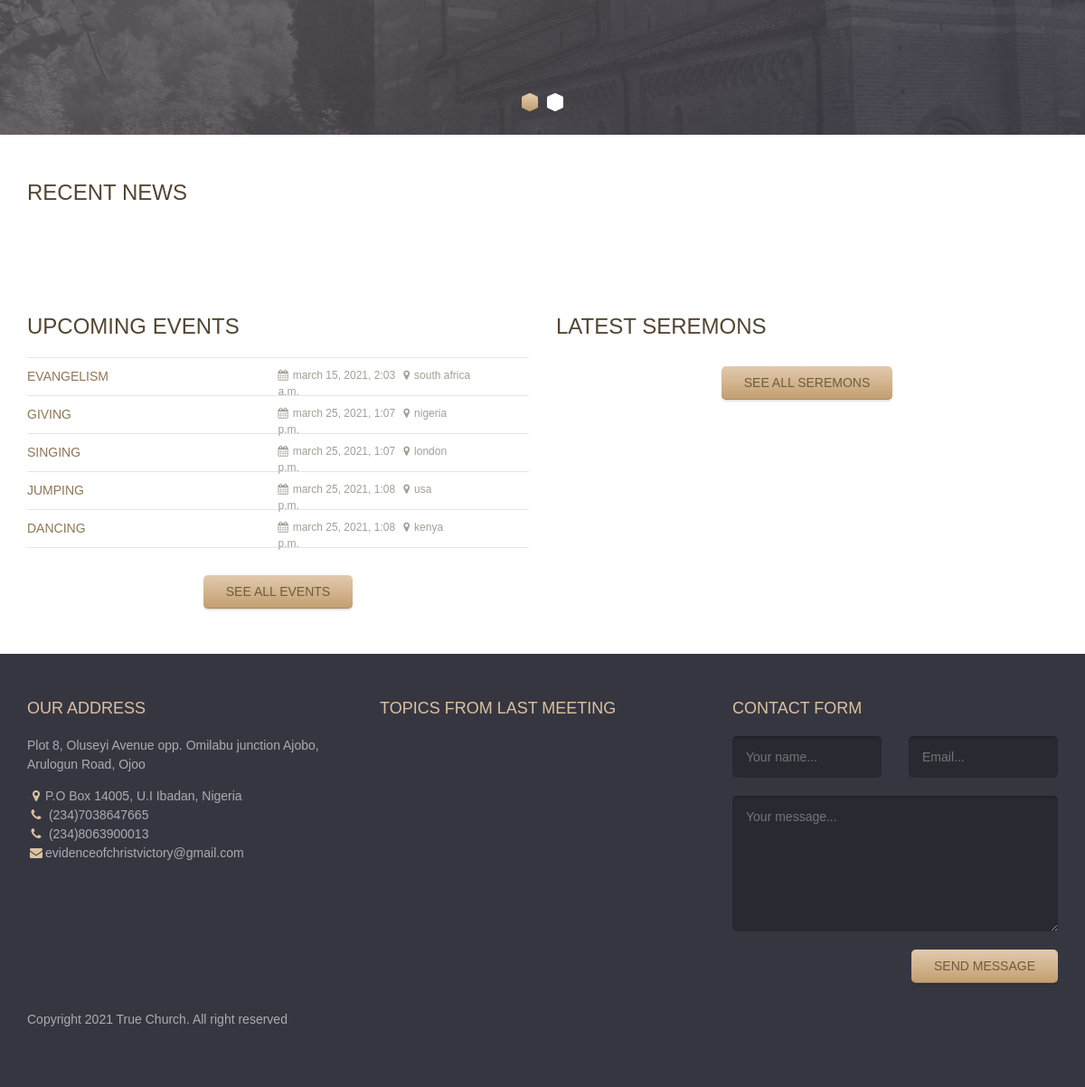
The app's page / (lower part), older data.
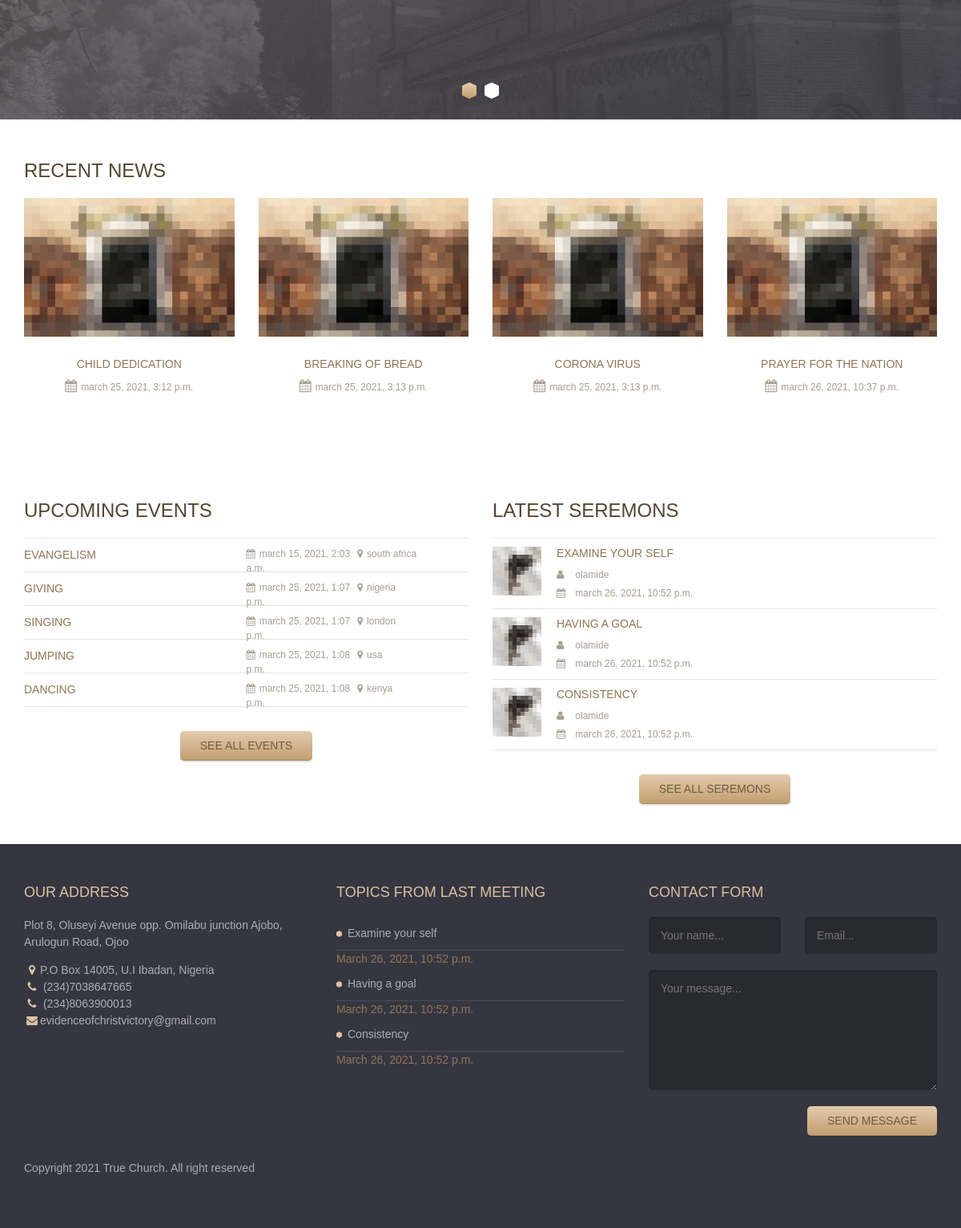
The same page, newer data.
### church/models.py (models this page shows, shortened)
class Events(models.Model):
    purpose = models.CharField(max_length=60)
    date = models.DateTimeField(default=timezone.now)
    location = models.CharField(max_length=100)

class News(models.Model):
    title = models.CharField(max_length=50)
    date = models.DateTimeField(default=timezone.now)
    text = models.TextField()

class Sermon(models.Model):
    user = models.ForeignKey(settings.AUTH_USER_MODEL,
                             on_delete=models.CASCADE)
    title = models.CharField(max_length=100)
    text = models.TextField(blank=True, null=True)
    mp3 = models.FileField(blank=True, null=True)
    date = models.DateTimeField(default=timezone.now)

### church/views.py (the view, shortened to what this page needs)
# urls.py: path('', Home.as_view(), name='home'),
class Home(View):
    def get(self, *args, **kwargs):
        events = Events.objects.all()
        paginator = Paginator(events, 5)
        page_number = self.request.GET.get('page')
        page_obj = paginator.get_page(page_number)
        news = News.objects.all()
        pag = Paginator(news, 4)
        pag_num = self.request.GET.get('page')
        pag_obj = pag.get_page(pag_num)
        sermon = Sermon.objects.all()
        pags = Paginator(sermon, 3)
        pags_num = self.request.GET.get('page')
        pags_obj = pags.get_page(pags_num)
        context = {
            'page_obj': page_obj,
            'pag_obj': pag_obj,
            'pags_obj': pags_obj
        }
        return render(self.request, 'index.html', context)

### templates/index.html
{% extends 'base.html' %} {% load static %} {% block content %}
<main class="main-content">
  <div class="fullwidth-block">
    <div class="container">
      <h2 class="section-title">Recent news</h2>
      <div class="row">
        {% for news in pag_obj %}
        <div class="col-md-3 col-sm-6">
          <div class="news">
            <image
              class="news-image"
              src="{% static 'images/news-thumb-1.jpg' %}"
            ></image>
            <h3 class="news-title">
              <a href="#">{{ news.title }}</a>
            </h3>
            <small class="date"
              ><i class="fa fa-calendar"></i>{{ news.date }}</small
            >
          </div>
        </div>
        {% endfor %}
      </div>
    </div>
  </div>
  <div class="fullwidth-block">
    <div class="container">
      <div class="row">
        <div class="col-md-6">
          <h2 class="section-title">Upcoming events</h2>
          <ul class="event-list">
            {% for events in page_obj %}
            <li>
              <a href="#">
                <h3 class="event-title">{{ events.purpose }}</h3>
                <span class="event-meta">
                  <span><i class="fa fa-calendar"></i>{{ events.date }}</span>
                  <span
                    ><i class="fa fa-map-marker"></i>{{ events.location }}</span
                  >
                </span>
              </a>
            </li>
            {% endfor %}
          </ul>
          <div class="text-center">
            <a href="{% url 'event' %}" class="button">See all events</a>
          </div>
        </div>
        <div class="col-md-6">
          <h2 class="section-title">Latest seremons</h2>
          <ul class="seremon-list">
            {% for sermon in pags_obj %}
            <li>
              <img src="{% static 'images/small-thumb-3.jpg' %}" alt="" />
              <div class="seremon-detail">
                <h3 class="seremon-title">
                  <a href="#">{{ sermon.title }}</a>
                </h3>
                <div class="seremon-meta">
                  <div class="pastor">
                    <i class="fa fa-user"></i> {{ sermon.user }}
                  </div>
                  <div class="date">
                    <i class="fa fa-calendar"></i> {{ sermon.date }}
                  </div>
                </div>
              </div>
            </li>
            {% endfor %}
          </ul>
          <div class="text-center">
            <a href="{% url 'sermon' %}" class="button">See all seremons</a>
          </div>
        </div>
      </div>
    </div>
  </div>
</main>
{% endblock content %}

### templates/base.html (shortened to what this page needs)
{% load static %} {% load static %}
<!DOCTYPE html>
<html lang="en">
  <head>
    <link
      href="{% static 'fonts/novecento-font/novecento-font.css' %}"
      rel="stylesheet"
      type="text/css"
    />
    <link
      href="{% static 'fonts/font-awesome.min.css' %}"
      rel="stylesheet"
      type="text/css"
    />
    <link rel="stylesheet" href="{% static 'style.css' %}" />
  </head>
  <body>
    <div class="site-content">
      <div class="hero">
        <div class="slides">
          <li data-bg-image="{% static 'images/slide-1.jpg' %}">
          </li>
        </div>
      </div>
      {% block content %} {% endblock content %} {% include 'footer.html' %}
    </div>
  </body>
</html>

### templates/footer.html (shortened to what this page needs)
<footer class="site-footer">
  <div class="container">
    <div class="row">
      <div class="col-md-4">
        <div class="widget">
          <h3 class="widget-title">Our address</h3>
          <p>
            Plot 8, Oluseyi Avenue opp. Omilabu junction Ajobo, Arulogun Road,
            Ojoo
          </p>
          <ul class="address">
            <li>
              <i class="fa fa-map-marker"></i>P.O Box 14005, U.I Ibadan, Nigeria
            </li>
            <li><i class="fa fa-phone"></i> (234)7038647665</li>
            <li><i class="fa fa-phone"></i> (234)8063900013</li>
            <li>
              <i class="fa fa-envelope"></i>evidenceofchristvictory@gmail.com
            </li>
          </ul>
        </div>
      </div>
      <div class="col-md-4">
        <div class="widget">
          <h3 class="widget-title">Topics from last meeting</h3>
          <ul class="bullet">
            {% for sermon in pags_obj %}
            <li><a href="#">{{ sermon.title }}</a></li>
            <span>
              <a href="#">{{ sermon.date }}</a>
            </span>
            {% endfor %}
          </ul>
        </div>
      </div>
      <div class="col-md-4">
        <div class="widget">
          <h3 class="widget-title">Contact form</h3>
          <form action="{% url 'home' %}" method="post" class="contact-form">
            <div class="row">
              <div class="col-md-6">
                <input
                  type="text"
                  name="name"
                  placeholder="Your name..."
                  required
                />
              </div>
              <div class="col-md-6">
                <input
                  type="text"
                  name="email"
                  placeholder="Email..."
                  required
                />
              </div>
            </div>
            <textarea
              name="message"
              placeholder="Your message..."
              required
            ></textarea>
            <div class="text-right">
              <input type="submit" name="submit" value="Send message" />
            </div>
          </form>
        </div>
      </div>
    </div>
    <p class="colophon">Copyright 2021 True Church. All right reserved</p>
  </div>
</footer>

Row changes from the older to the newer data that the page shows:
added News: title "CHILD DEDICATION", date "march 25, 2021, 3:12 p.m."
added News: title "BREAKING OF BREAD", date "march 25, 2021, 3:13 p.m."
added News: title "CORONA VIRUS", date "march 25, 2021, 3:13 p.m."
added News: title "PRAYER FOR THE NATION", date "march 26, 2021, 10:37 p.m."
added Sermon: title "EXAMINE YOUR SELF", user "olamide", date "march 26, 2021, 10:52 p.m.", title "Examine your self", date "March 26, 2021, 10:52 p.m."
added Sermon: title "HAVING A GOAL", user "olamide", date "march 26, 2021, 10:52 p.m.", title "Having a goal", date "March 26, 2021, 10:52 p.m."
added Sermon: title "CONSISTENCY", user "olamide", date "march 26, 2021, 10:52 p.m.", title "Consistency", date "March 26, 2021, 10:52 p.m."
